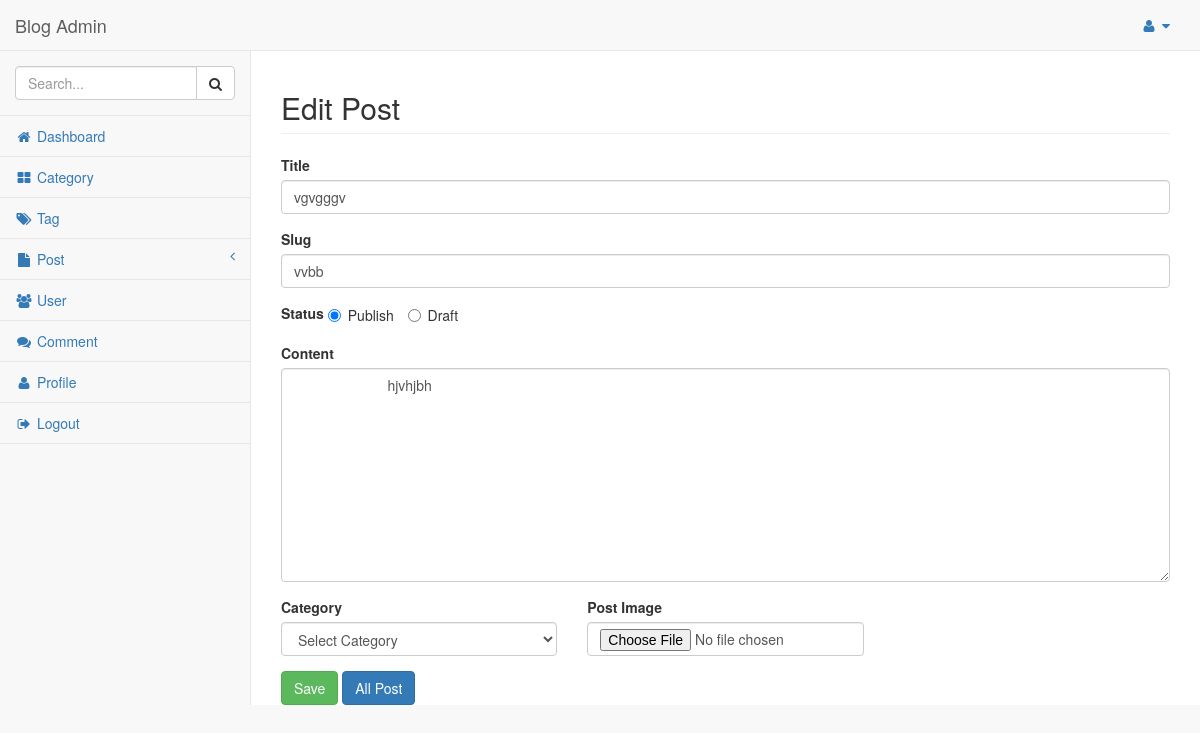
The page /admin/edit-post.php?id=34 (signed in) on the database its author committed.
### tables this page shows
CREATE TABLE `posts` (
  `id` bigint(200) NOT NULL,
  `title` varchar(255) NOT NULL,
  `slug` varchar(255) NOT NULL,
  `content` longtext NOT NULL,
  `status` tinyint(1) NOT NULL DEFAULT 1,
  `image` varchar(255) DEFAULT NULL,
  `created_at` timestamp NULL DEFAULT NULL,
  `updated_at` timestamp NULL DEFAULT NULL,
  `user_id` int(50) NOT NULL,
  `category_id` int(50) NOT NULL,
  `like` int(100) DEFAULT NULL,
  `view` int(100) DEFAULT NULL
);

### admin/edit-post.php (the view, shortened to what this page needs)
<?php
$title = "Edit Post";
include 'include/head.php';
$editId = $_GET['id'];
$sql = "SELECT * FROM posts WHERE id = $editId";
$result = mysqli_query($conn, $sql);
while($row = mysqli_fetch_array($result)){
    $title = $row['title'];
    $slug = $row['slug'];
    $content = $row['content'];
}
?>
<body>
    <div id="wrapper">
        <nav class="navbar navbar-default navbar-static-top" role="navigation" style="margin-bottom: 0">
            <?php include 'include/navbar.php';?>
            <?php include 'include/sidebar.php';?>
        </nav>
        <div id="page-wrapper">
            <div class="row">
                <div class="col-lg-12">
                    <h2 class="page-header">Edit Post</h2>
                </div>
            </div>
            <div class="row">
            <div class="col-sm-12">
            </div>
            <form action="add-post.php" method="post">
                <div class="col-sm-12">
                    <div class="form-group">
                        <label>Title</label>
                        <input value="<?php echo $title; ?>"  class="form-control" name="title" placeholder="Post Title">
                    </div>
                </div>
                <div class="col-sm-12">
                    <div class="form-group">
                        <label>Slug</label>
                        <input value="<?php echo $slug; ?>"  class="form-control" name="slug" placeholder="Post Slug">
                    </div>
                </div>
                <div class="col-sm-12">
                <div class="form-group">
                    <label>Status</label>
                    <label class="radio-inline">
                        <input type="radio" name="status" id="publish" value="1" checked="">Publish
                    </label>
                    <label class="radio-inline">
                        <input type="radio" name="status" id="draft" value="0">Draft
                    </label>
                </div>
                </div>
                <div class="col-sm-12">
                    <div class="form-group">
                        <label>Content</label>
                        <textarea name="content" class="form-control" id="" cols="30" rows="10">
                        <?php echo $content; ?>
                        </textarea>
                    </div>
                </div>
                <div class="col-sm-4">
                    <div class="form-group">
                        <label>Category</label>
                        <select name="category_id"  class="form-control">
                            <option>Select Category</option>
                        </select>
                    </div>
                </div>
                <div class="col-sm-4">
                    <div class="form-group">
                        <label>Post Image</label>
                        <input type="file" class="form-control">
                    </div>
                </div>
                <div class="col-sm-12">
                    <button type="submit" name="save" class="btn btn-success">
                        Save
                    </button>
                    <a href="list-post.php" class="btn btn-primary">All Post</a>
                </div>
            </form>
            </div>
        </div>
    </div>
</body>
</html>

### rows shown on the page
posts: title "vgvgggv", slug "vvbb", content "hjvhjbh"
